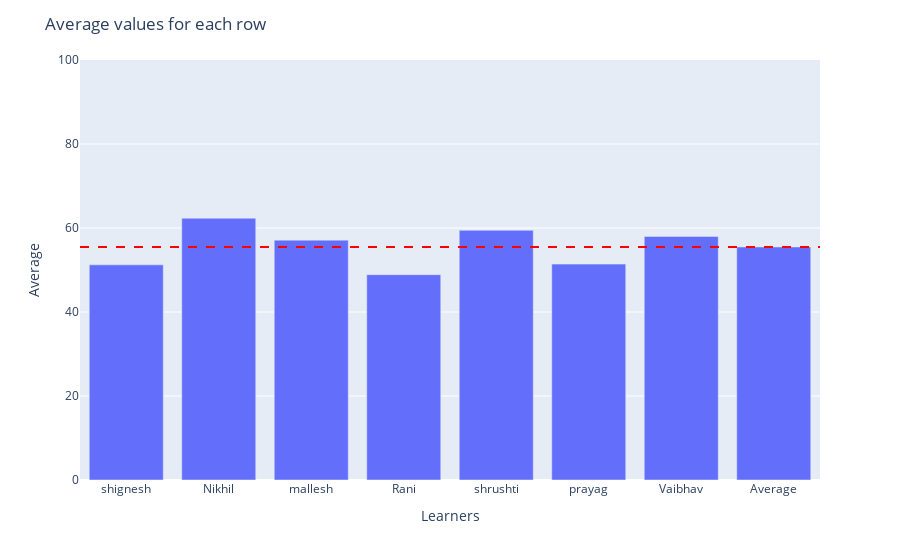

The notebook cell saved with this chart:
### Code cell
# Calculate the average values for each row
average_values_rows = df.mean(axis=1)

# Create a bar chart for the average values of each row using Plotly Express
fig = px.bar(x=df.index, y=average_values_rows, labels={'x':'Learners', 'y':'Average Percentage'})
fig.update_layout(title='Average values for each row')
fig.update_yaxes(title_text='Average', range=[0, 100])

# Add a horizontal line for the overall average value
fig.add_hline(y=average_values_rows.mean(), line_dash="dash", line_color="red")

fig.show()

### Figure 1 — Plotly figure (JSON) as saved in the notebook; plotly's stock layout.template omitted (floating-point values rounded to 4 significant figures)
{"data": [{"alignmentgroup": "True", "hovertemplate": "Learners=%{x}<br>Average Percentage=%{y}<extra></extra>", "legendgroup": "", "marker": {"color": "#636efa", "pattern": {"shape": ""}}, "name": "", "offsetgroup": "", "orientation": "v", "showlegend": false, "textposition": "auto", "type": "bar", "x": ["shignesh", "Nikhil", "mallesh", "Rani", "shrushti", "prayag", "Vaibhav", "Average"], "xaxis": "x", "y": [51.22, 62.33, 57.11, 48.89, 59.44, 51.4, 58, 55.49], "yaxis": "y"}], "layout": {"barmode": "relative", "legend": {"tracegroupgap": 0}, "margin": {"t": 60}, "shapes": [{"line": {"color": "red", "dash": "dash"}, "type": "line", "x0": 0, "x1": 1, "xref": "x domain", "y0": 55.49, "y1": 55.49, "yref": "y"}], "title": {"text": "Average values for each row"}, "xaxis": {"anchor": "y", "domain": [0, 1], "title": {"text": "Learners"}}, "yaxis": {"anchor": "x", "domain": [0, 1], "range": [0, 100], "title": {"text": "Average"}}}}
